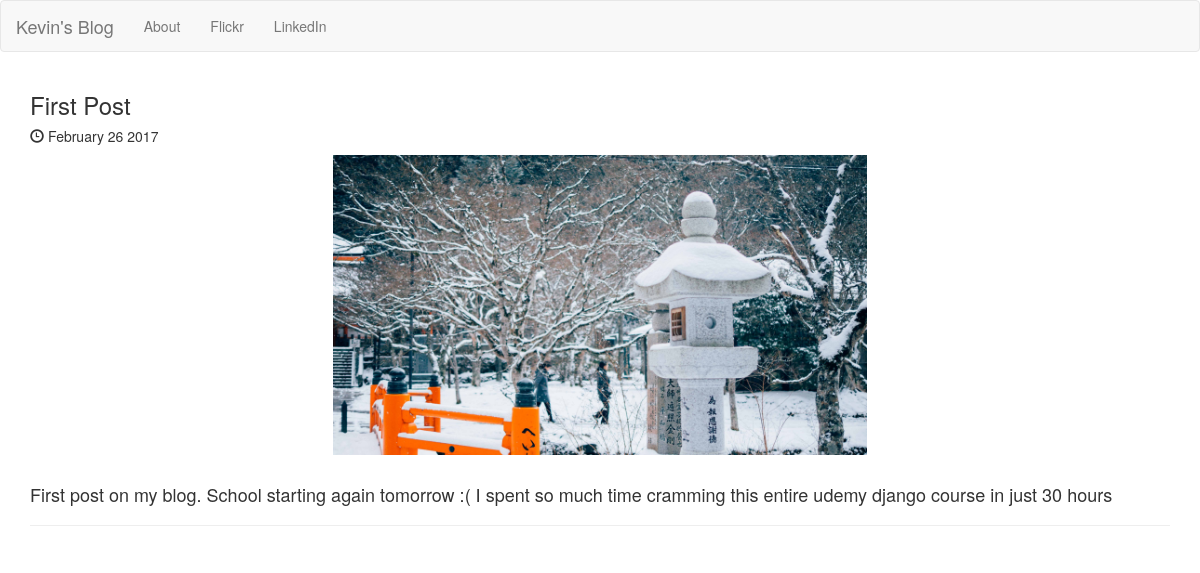
The app's page /posts/5 with its own data.
### posts/models.py (models this page shows, shortened)
class Post(models.Model):
    title = models.CharField(max_length=255)
    pub_date = models.DateTimeField()
    image = models.ImageField(upload_to='media/')
    body = models.TextField()
    def get_pretty_pub_date(self):
        return self.pub_date.strftime('%B %d %Y')

### posts/views.py (the view)
# urls.py: url(r'^posts/(?P<post_id>[0-9]+)', posts.views.post_details,
def post_details(request, post_id):
    post = get_object_or_404(Post, pk=post_id)
    return render(request, 'posts/post_detail.html', {'post': post})

### posts/templates/posts/post_detail.html (shortened to what this page needs)
<!DOCTYPE html>
<html lang="en">
<head>
    <link rel="stylesheet"
          href="https://maxcdn.bootstrapcdn.com/bootstrap/3.3.7/css/bootstrap.min.css"
>
</head>
<body>
<nav class="navbar navbar-default">
    <div class="container-fluid">
        <div class="navbar-header">
            <a class="navbar-brand" href="{% url 'home' %}">Kevin's Blog</a>
        </div>
        <div class="collapse navbar-collapse" id="mynav">
            <ul class="nav navbar-nav">
                <li><a href="https://www.kevinfaust.me">About</a></li>
                <li>
                    <a href="https://www.flickr.com/photos/kevinfaust/">Flickr</a>
                </li>
                <li>
                    <a href="https://ca.linkedin.com/in/kevindfaust">LinkedIn</a>
                </li>
            </ul>
        </div>
    </div>
</nav>
<div class="container">
    <h3>{{post.title}}</h3>
    <h5><span class="glyphicon glyphicon-time" aria-hidden="true"></span>
        {{post.get_pretty_pub_date}}</h5>
    <img src="{{ post.image.url }}" class="img-responsive center-block"
         style="max-height:300px"/>
    <br>
    <h4>{{post.body}}</h4>
    <hr>
</div>
</body>
</html>

### records on screen
Post: title "First Post", get_pretty_pub_date "February 26 2017", image (picture), body "First post on my blog. School starting again tomorrow :( I spent so much time cramming this entire udemy django course in just 30 hours"
